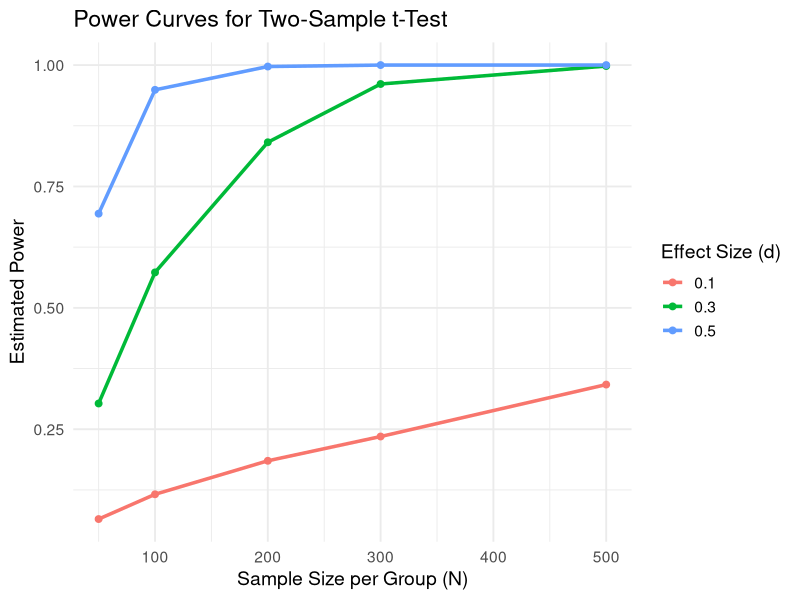

R code for this plot:
## ---- chunk 1
# Define parameters
d  = 0.5        # standardized mean difference (Cohen's d)
N  = 50         # sample size per group
nsim = 5000     # number of simulations (reduce for speed if needed)
alpha = 0.05    # significance threshold

# Initialize a vector to store p-values
p_values = rep(NA, nsim)
## ---- chunk 2
set.seed(0) # set a seed for reproducibility

for (i in 1:nsim) {
  group1 = rnorm(N, mean = 0, sd = 1)
  group2 = rnorm(N, mean = d, sd = 1)
  
  test = t.test(group1, group2)
  
  p_values[i] = test$p.value
}
## ---- chunk 3
simulated_power = mean(p_values < alpha)
simulated_power
## ---- chunk 4
# install.packages("pwr")
library(pwr)

analytic_power = pwr.t.test(d = d, n = N, sig.level = alpha, type = "two.sample")$power
analytic_power
## ---- chunk 5
set.seed(0) # set a seed for reproducibility

simulate_t_p = function(N, d) {
  g1 = rnorm(N, 0, 1)
  g2 = rnorm(N, d, 1)
  
  return(t.test(g1, g2)$p.value)
}

p_values_replicate = replicate(nsim, simulate_t_p(N, d))
mean(p_values_replicate < alpha)
## ---- chunk 6
# Define parameters
d_values = c(0.1, 0.3, 0.5)
N_values = c(50, 100, 200, 300, 500)
nsim = 1000
alpha = 0.05

# Prepare all combinations of parameters (d and N)
param_grid = expand.grid(d = d_values, N = N_values)
param_grid

# Initialize dataframe of results (best practice)
results = cbind(param_grid, power=NA)
## ---- chunk 7
set.seed(0) # set a seed for reproducibility

for (i in 1:nrow(results)) {
  d  = results$d[i]
  N  = results$N[i]
  p_values = rep(NA, nsim)
  for (j in 1:nsim) {
    group1 = rnorm(N, mean = 0, sd = 1)
    group2 = rnorm(N, mean = d, sd = 1)
    p_values[j] = t.test(group1, group2)$p.value
  }
  power_est = mean(p_values < alpha)
  results$power[i] = power_est
}
results
## ---- chunk 8
library(ggplot2)

ggplot(results, aes(x = N, y = power, color = factor(d))) +
  geom_line(linewidth = 1.2) +
  geom_point(size = 2) +
  labs(
    title = "Power Curves for Two-Sample t-Test",
    x = "Sample Size per Group (N)",
    y = "Estimated Power",
    color = "Effect Size (d)"
  ) +
  theme_minimal(base_size = 14)
## ---- chunk 9
# Recommended package
# install.packages("MASS")

library(MASS)

# Set parameters
N = 100
true_r = 0.15
nsim = 3000
alpha = 0.05

# Initialize results vectors (best practice)
p_values = rep(NA, nsim)
r_observed = rep(NA, nsim)
## ---- chunk 10
set.seed(0) # set a seed for reproducibility

for (i in 1:nsim) {
  Sigma = matrix(c(1, true_r, 
                   true_r, 1), nrow = 2)
  data = MASS::mvrnorm(N, mu = c(0, 0), Sigma = Sigma)
  
  test = cor.test(data[,1], data[,2])
  p_values[i] = test$p.value
  r_observed[i] = test$estimate
}

# Compute power and Type M error
power_est = mean(p_values < alpha)
typeM = mean(r_observed[p_values < alpha]) / true_r

power_est
typeM
## ---- chunk 11
N = 80

b0 = 0    # intercept, not of interest now
b1 = 0.25 # regression coefficient (true effect)
sigma = 1 # std.dev. of residuals/epsilon

nsim = 3000
alpha = 0.05

p_values = rep(NA, nsim)
## ---- chunk 12
set.seed(0) # set a seed for reproducibility

for (i in 1:nsim) {
  x = rnorm(N)
  y = b0 + b1 * x + rnorm(N,0,sigma)
  fit = lm(y ~ x)
  p_values[i] = summary(fit)$coefficients["x", "Pr(>|t|)"]
}

power_est = mean(p_values < alpha)
power_est
